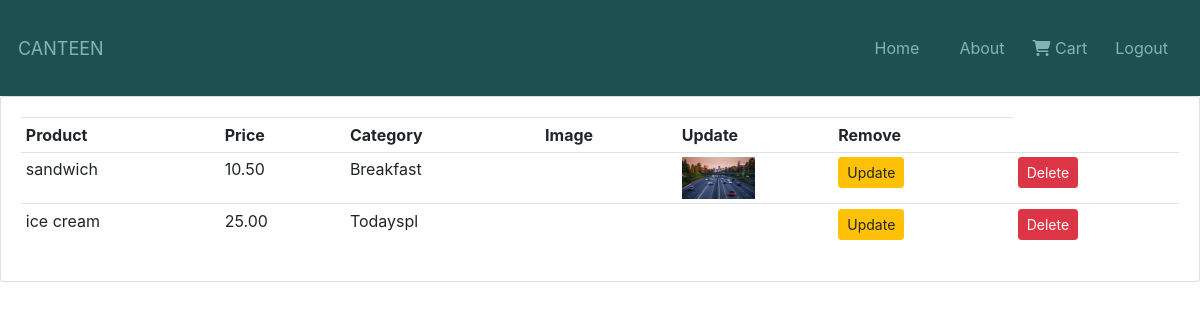
Before: /view_product/ (signed in) with the older database file.
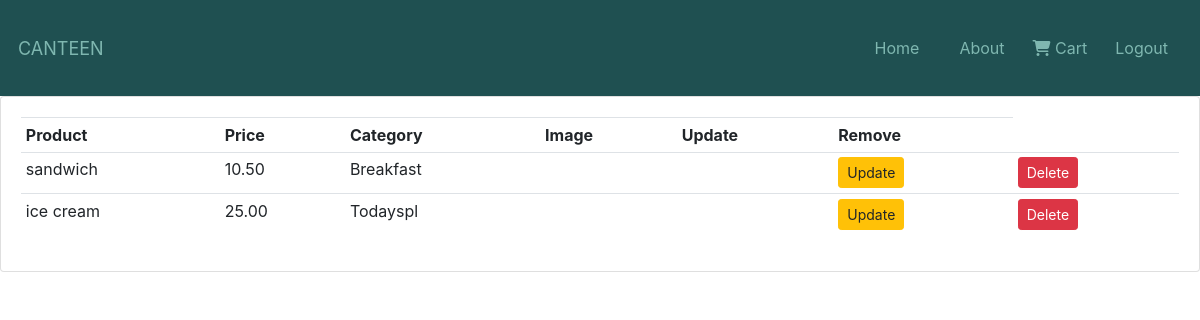
After: the same page with the newer database file.
### ordering/models.py (models this page shows, shortened)
class Product(models.Model):
    options=(("Breakfast","Breakfast"),
    ("Lunch","Lunch"),
    ("Todayspl","Todayspl"),)
    name=models.CharField(max_length=100)
    price=models.DecimalField(max_digits=7,decimal_places=2)
    category=models.CharField(max_length=10,choices=options)
    description=models.TextField(max_length=500)
    image=models.ImageField(null=True,blank=True)
    @property
    def ImageURL(self):
        try:
            url = self.image.url
        except:
            url = ''
        return url

### ordering/decorators.py (the view)
    def wrapper_func(request, *args, **kwargs):
        if not request.user.is_staff:
            return redirect('menu')
        else:
            return view_func(request, *args, **kwargs)

### ordering/views.py (called while the page is built)
@admin_only
def view_product(request):
    products=Product.objects.all()
    context={"products":products}
    return render(request,"ordering/view_product.html",context)

### ordering/templates/ordering/view_product.html (shortened to what this page needs)
{% extends "account/base.html" %}
{% block content %}
<div class="row">
    <div class="col-md">
        <div class="card card-body">
            <table class="table table-sm">
                <tr>
                    <th>Product</th>
                    <th>Price</th>
                    <th>Category</th>
                    <th>Image</th>
                    <th>Update</th>
                    <th>Remove</th>
                </tr>
                {% for product in products  %}
                <tr>
                    <td>{{product.name}}</td>
                    <td>{{product.price}}</td>
                    <td>{{product.category}}</td>
                    <td>{{product.descprition}}</td>
                    <td style="max-width:20px; max-height:20px;"><img style="max-width:50%" src="{{product.ImageURL}}"></td>
                    <td><a class="btn btn-sm btn-warning" href="{% url 'update_product' product.id%}">Update</a></td>
                    <td><a class="btn btn-sm btn-danger" href="{% url 'delete_product' product.id %} ">Delete</a></td>
                </tr>
                {% endfor %}
            </table>
        </div>
    </div>
</div>
{% endblock %}

Changed rows visible on the page:
changed Product "sandwich": ImageURL: picture removed
